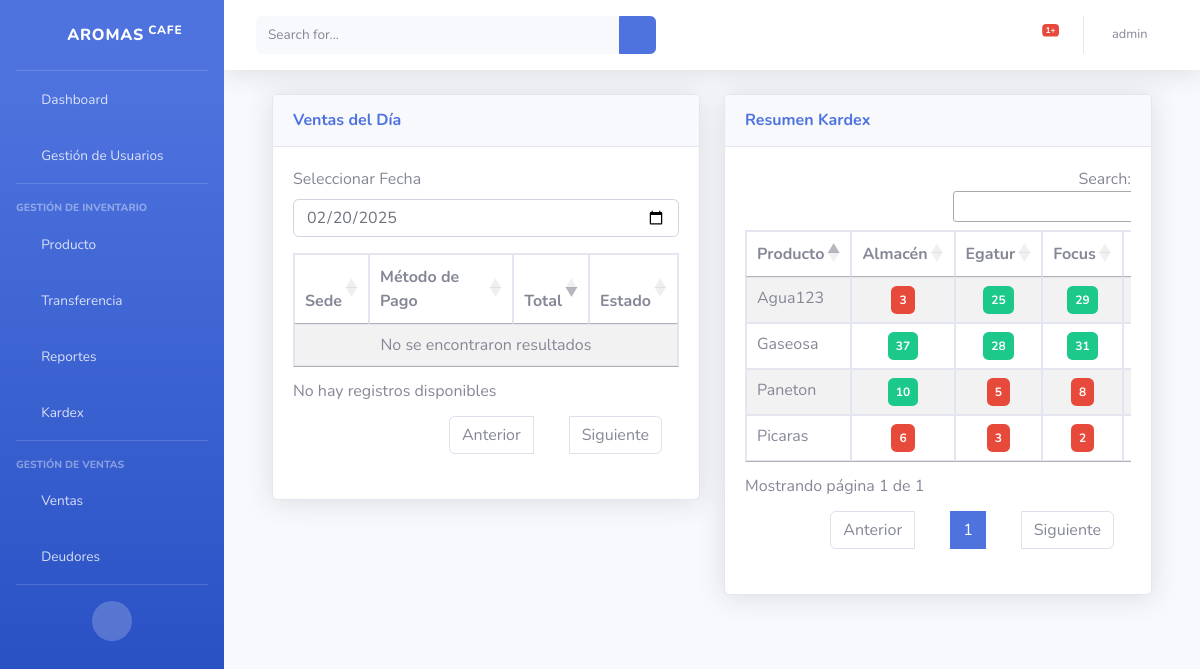
The page /reportes/ (signed in) on the database its author committed.
### menu/models.py (models this page shows, shortened)
class Producto(models.Model):
    nombre = models.CharField(max_length=150)
    descripcion = models.TextField(blank=True, null=True)
    precio_compra = models.DecimalField(max_digits=10, decimal_places=2)
    precio_venta = models.DecimalField(max_digits=10, decimal_places=2)
    cantidad_stock = models.IntegerField(default=0)

### menu/views.py (the view)
# urls.py: path('reportes/', reportes, name='reportes'),
def reportes(request):
    fecha_str = request.GET.get('fecha', '')  # Capturar la fecha desde la URL
    fecha = parse_date(fecha_str) if fecha_str else date.today()  # Convertir a formato de fecha
    ventas = Venta.objects.filter(fecha__date=fecha)
    kardex = ProductoSede.objects.filter(
        sede_id__in=[1, 2]
    ).select_related('producto', 'sede').values(
        'producto__nombre', 'sede__nombre', 'cantidad_stock'
    )
    productos_kardex = {}
    for item in kardex:
        producto_nombre = item['producto__nombre']
        sede_nombre = item['sede__nombre']
        cantidad_stock = item['cantidad_stock']
        if producto_nombre not in productos_kardex:
            stock_principal = Producto.objects.get(nombre=producto_nombre).cantidad_stock
            productos_kardex[producto_nombre] = {
                'stock_principal': stock_principal,
                'sede1_stock': 0,
                'sede2_stock': 0
            }
        if sede_nombre == 'Egatur':
            productos_kardex[producto_nombre]['sede1_stock'] = cantidad_stock
        elif sede_nombre == 'Focus':
            productos_kardex[producto_nombre]['sede2_stock'] = cantidad_stock
    return render(request, 'reportes.html', {
        'fecha_seleccionada': fecha.strftime('%Y-%m-%d') if fecha else '',  # Mantener la fecha
        'ventas': ventas,
        'kardex': productos_kardex,  # Pasamos el diccionario con los stocks por sede
    })

### menu/templates/reportes.html (shortened to what this page needs)
{% extends "index.html" %}
{% block content %}
<div class="container mt-4">
    <div class="row">
        <div class="col-md-6">
<div class="card shadow mb-4">
    <a href="#ventasCollapse" class="d-block card-header py-3" data-toggle="collapse">
        <h6 class="m-0 font-weight-bold text-primary">Ventas del Día</h6>
    </a>
    <div class="collapse show" id="ventasCollapse">
        <div class="card-body">
            <div class="form-group">
                <label for="fecha">Seleccionar Fecha</label>
                <input type="date" id="fecha" class="form-control" value="{{ fecha_seleccionada }}" onchange="filtrarVentas()">
            </div>
            <div class="table-responsive">
                <table id="ventasTable" class="table table-striped table-bordered">
                    <thead>
                        <tr>
                            <th>Sede</th>
                            <th>Método de Pago</th>
                            <th>Total</th>
                            <th>Estado</th>
                        </tr>
                    </thead>
                    <tbody>
                    </tbody>
                </table>
            </div>
        </div>
    </div>
</div>
        </div>
<div class="col-md-6">
    <div class="card shadow mb-4">
        <div class="card-header py-3" data-toggle="collapse" data-target="#kardexCollapse" style="cursor: pointer;">
            <h6 class="m-0 font-weight-bold text-primary">Resumen Kardex</h6>
        </div>
        <div id="kardexCollapse" class="collapse show">
            <div class="card-body">
                <div class="table-responsive">
                    <table id="kardexTable" class="table table-striped table-bordered">
                        <thead>
                            <tr>
                                <th>Producto</th>
                                <th>Almacén</th>
                                <th>Egatur</th>
                                <th>Focus</th>
                                <th>Total</th>
                            </tr>
                        </thead>
                        <tbody>
                        {% for producto, stock in kardex.items %}
                            {% with total_stock=stock.stock_principal|add:stock.sede1_stock|add:stock.sede2_stock %}
                            <tr>
                                <td>{{ producto }}</td>
                                <td class="text-center">
                                    <span class="badge p-2 text-white {% if stock.stock_principal < 10 %} bg-danger {% else %} bg-success {% endif %}">
                                        {{ stock.stock_principal }}
                                    </span>
                                </td>
                                <td class="text-center">
                                    <span class="badge p-2 text-white {% if stock.sede1_stock < 10 %} bg-danger {% else %} bg-success {% endif %}">
                                        {{ stock.sede1_stock }}
                                    </span>
                                </td>
                                <td class="text-center">
                                    <span class="badge p-2 text-white {% if stock.sede2_stock < 10 %} bg-danger {% else %} bg-success {% endif %}">
                                        {{ stock.sede2_stock }}
                                    </span>
                                </td>
                                <td class="text-center">
                                </td>
                            </tr>
                            {% endwith %}
                        {% empty %}
                            <tr>
                                <td colspan="5" class="text-center">No hay productos disponibles en las sedes.</td>
                            </tr>
                        {% endfor %}
                        </tbody>
                    </table>
                </div>
            </div>
        </div>
    </div>
</div>
    </div>
</div>
<link rel="stylesheet" href="https://cdn.datatables.net/1.13.4/css/jquery.dataTables.min.css">
<link rel="stylesheet" href="https://cdn.datatables.net/responsive/2.4.0/css/responsive.dataTables.min.css">
{% endblock %}

### menu/templates/header.html (shortened to what this page needs)
<nav class="navbar navbar-expand navbar-light bg-white topbar mb-4 static-top shadow">
    <form
        class="d-none d-sm-inline-block form-inline mr-auto ml-md-3 my-2 my-md-0 mw-100 navbar-search">
        <div class="input-group">
            <input type="text" class="form-control bg-light border-0 small" placeholder="Search for..."
                aria-label="Search" aria-describedby="basic-addon2">
            <div class="input-group-append">
                <button class="btn btn-primary" type="button">
                    <i class="fas fa-search fa-sm"></i>
                </button>
            </div>
        </div>
    </form>
    <ul class="navbar-nav ml-auto">
        <li class="nav-item dropdown no-arrow mx-1">
            <a class="nav-link dropdown-toggle" href="#" id="alertsDropdown" role="button"
                data-toggle="dropdown" aria-haspopup="true" aria-expanded="false">
                <i class="fas fa-bell fa-fw"></i>
                <span class="badge badge-danger badge-counter">1+</span>
            </a>
        </li>
        <li class="nav-item dropdown no-arrow">
            <a class="nav-link dropdown-toggle" href="#" id="userDropdown" role="button"
                data-toggle="dropdown" aria-haspopup="true" aria-expanded="false">
                <span class="mr-2 d-none d-lg-inline text-gray-600 small">{{ user.username }}</span>
    <i class="fas fa-user-circle fa-lg text-gray-600"></i>
            </a>
        </li>
    </ul>
</nav>

### rows shown on the page
Producto: nombre "Agua123", stock_principal "3", sede1_stock "25", sede2_stock "29"
Producto: nombre "Paneton", stock_principal "10", sede1_stock "5", sede2_stock "8"
Producto: nombre "Gaseosa", stock_principal "37", sede1_stock "28", sede2_stock "31"
Producto: nombre "Picaras", stock_principal "6", sede1_stock "3", sede2_stock "2"

### other values the page prints
{{ user.username }} "admin"
